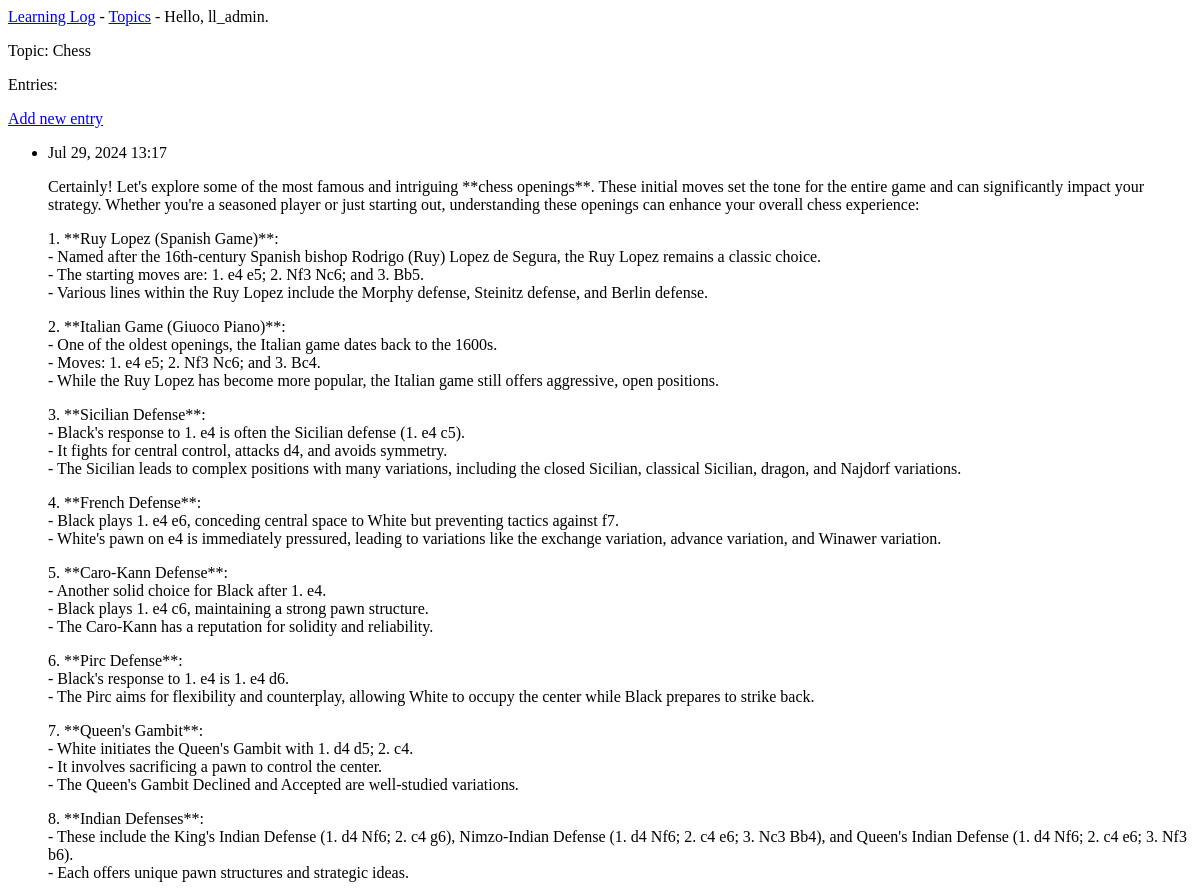
Before: /topics/1/ (signed in, upper part) with the older database file.
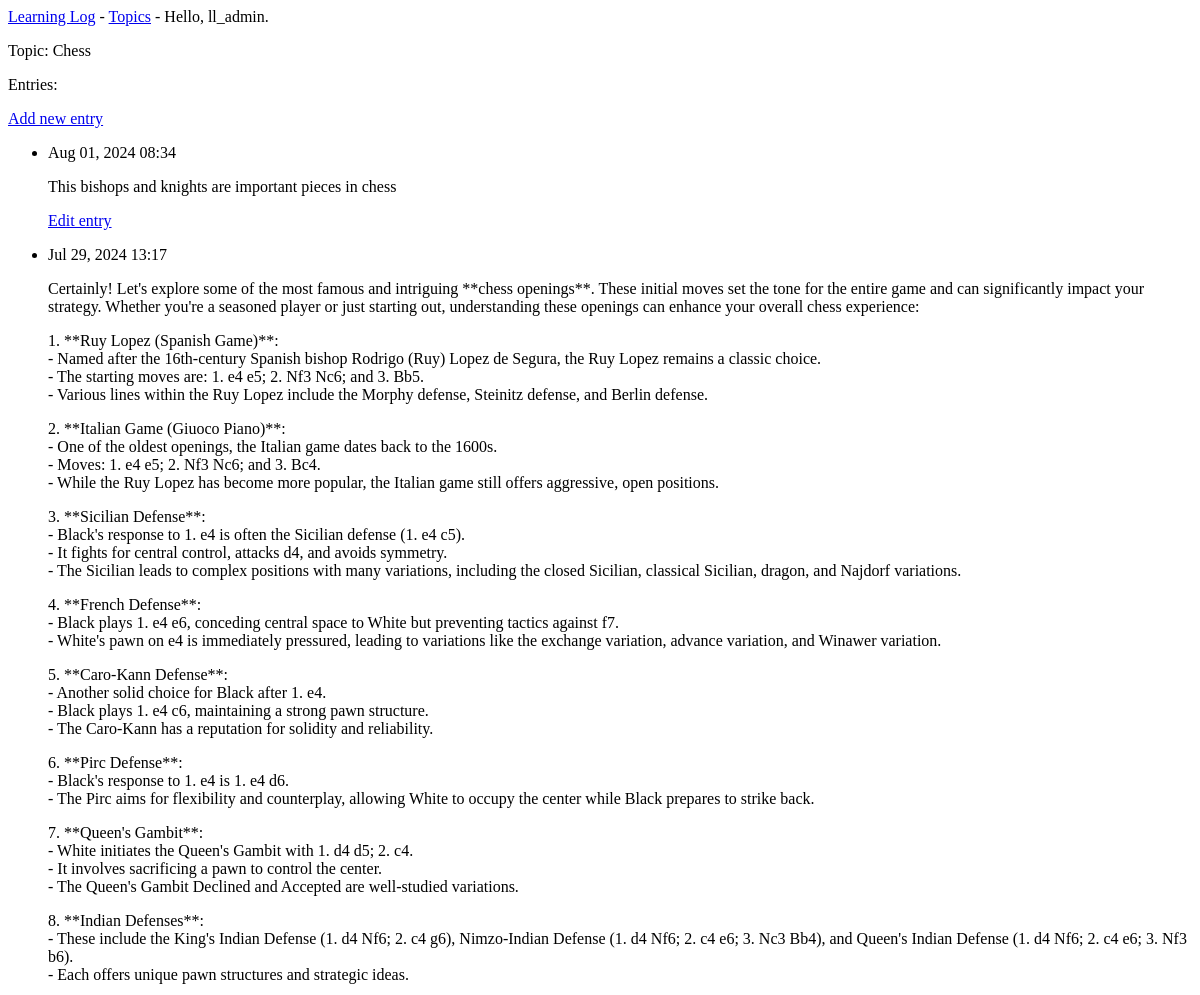
After: the same page with the newer database file.
### learning_logs/models.py (models this page shows, shortened)
class Entry(models.Model):
    topic = models.ForeignKey(Topic, on_delete=models.CASCADE)
    text = models.TextField()
    date_added = models.DateTimeField(auto_now_add=True)
    class Meta:
        verbose_name_plural = "entries"

### learning_logs/views.py (the view)
# urls.py: path('topics/<int:topic_id>/', views.topic, name='topic'),
@login_required
def topic(request, topic_id):
    topic = Topic.objects.get(id=topic_id)
    if topic.owner != request.user:
        raise Http404
    entries = topic.entry_set.order_by('-date_added')
    context = {'topic': topic, 'entries': entries}
    return render(request, 'learning_logs/topic.html', context)

### learning_logs/models.py (called while the page is built)
    def __str__(self):
        return self.text

### learning_logs/templates/learning_logs/topic.html
{% extends 'learning_logs/base.html' %}
{% block content %}
<p>Topic: {{topic}}</p>
<p>Entries:</p>
<p>
    <a href="{% url 'learning_logs:new_entry' topic.id %}">Add new entry</a>
</p>
<ul>
{% for entry in entries %}
    <li>
        <p>{{ entry.date_added|date:'M d, Y H:i'}}</p>
        <p>{{ entry.text|linebreaks }}</p>
        <p>
            <a href="{% url 'learning_logs:edit_entry' entry.id %}">Edit entry</a>
        </p>
    </li>
{% empty %}
    <li>There are no entries for this topic yet.</li>
{% endfor %}
</ul>
{% endblock content %}

Changed rows visible on the page:
added Entry: date_added "Aug 01, 2024 08:34", text "This bishops and knights are important pieces in chess"
